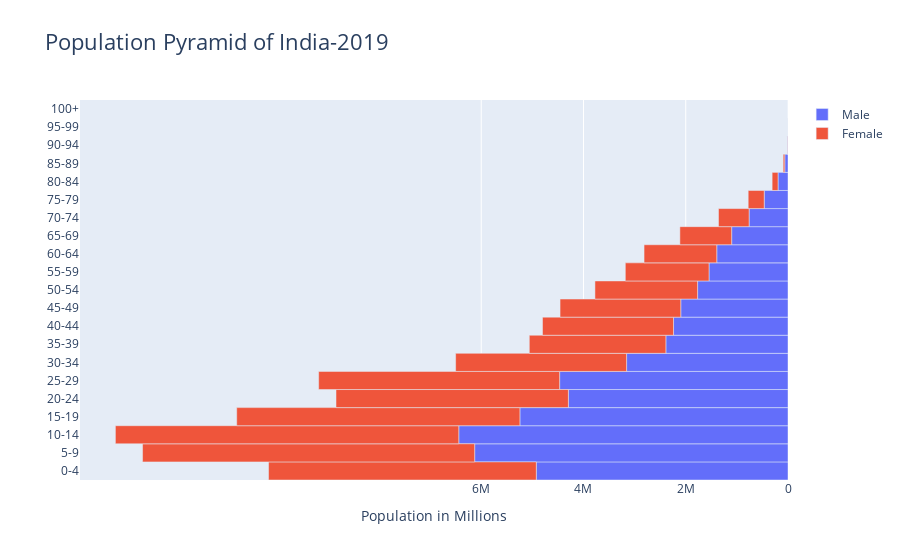

Notebook cell for this chart:
### Code cell
# Creating instance of the figure
fig = gp.Figure()
  
# Adding Male data to the figure
fig.add_trace(gp.Bar(y= y_age, x = x_M, 
                     name = 'Male', 
                     orientation = 'h'))
  
# Adding Female data to the figure
fig.add_trace(gp.Bar(y = y_age, x = x_F,
                     name = 'Female', orientation = 'h'))
  
# Updating the layout for our graph
fig.update_layout(title = 'Population Pyramid of India-2019',
    , barmode = 'relative',
                 bargap = 0.0, bargroupgap = 0,
                 xaxis = dict(tickvals = [-60000000, -40000000, -20000000,
                                          0, 20000000, 40000000, 60000000],
                                
                              ticktext = ['6M', '4M', '2M', '0', 
                                          '2M', '4M', '6M'],
                                
                              title = 'Population in Millions',
                              title_font_size = 14)
                 )
  
fig.show()

### Figure 1 — Plotly figure (JSON) as saved in the notebook; plotly's stock layout.template omitted (floating-point values rounded to 4 significant figures)
{"data": [{"name": "Male", "orientation": "h", "type": "bar", "x": [-49228000, -61283000, -64391000, -52437000, -42955000, -44667000, -31570000, -23887000, -22390000, -20971000, -17685000, -15450000, -13932000, -11020000, -7611000, -4653000, -1952000, -625000, -116000, -14000, -1000], "y": ["0-4", "5-9", "10-14", "15-19", "20-24", "25-29", "30-34", "35-39", "40-44", "45-49", "50-54", "55-59", "60-64", "65-69", "70-74", "75-79", "80-84", "85-89", "90-94", "95-99", "100+"]}, {"name": "Female", "orientation": "h", "type": "bar", "x": [-52367000, -64959000, -67161000, -55388000, -45448000, -47129000, -33436000, -26710000, -25627000, -23612000, -20075000, -16368000, -14220000, -10125000, -5984000, -3131000, -1151000, -312000, -49000, -4000, 0], "y": ["0-4", "5-9", "10-14", "15-19", "20-24", "25-29", "30-34", "35-39", "40-44", "45-49", "50-54", "55-59", "60-64", "65-69", "70-74", "75-79", "80-84", "85-89", "90-94", "95-99", "100+"]}], "layout": {"bargap": 0, "bargroupgap": 0, "barmode": "relative", "title": {"font": {"size": 22}, "text": "Population Pyramid of India-2019"}, "xaxis": {"ticktext": ["6M", "4M", "2M", "0", "2M", "4M", "6M"], "tickvals": [-60000000, -40000000, -20000000, 0, 20000000, 40000000, 60000000], "title": {"font": {"size": 14}, "text": "Population in Millions"}}}}
